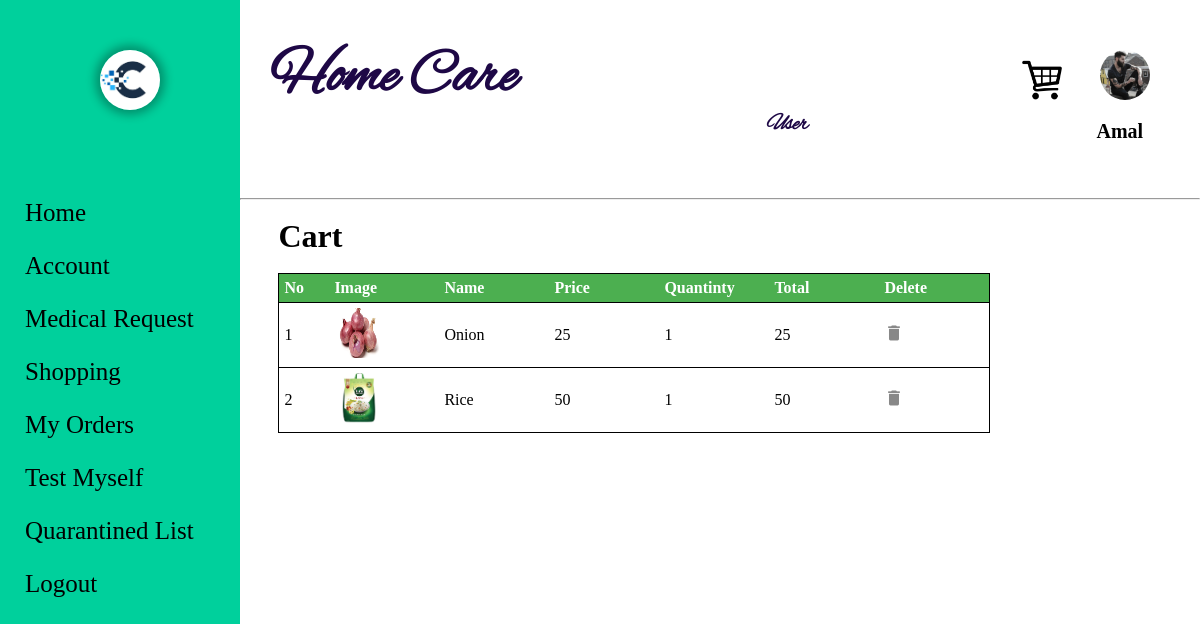
Screenshot of /Cart.php (signed in) with the database file from the repository.
### tables this page shows
CREATE TABLE `dp` (
  `dp_id` int(5) NOT NULL,
  `L_id` int(5) NOT NULL,
  `image` varchar(50) NOT NULL,
  `status` tinyint(1) NOT NULL DEFAULT 1
);

CREATE TABLE `cart` (
  `C_id` int(5) NOT NULL,
  `L_id` int(5) NOT NULL,
  `P_id` int(5) NOT NULL,
  `quantity` int(5) NOT NULL
);

CREATE TABLE `product` (
  `P_id` int(5) NOT NULL,
  `name` varchar(20) NOT NULL,
  `price` int(5) NOT NULL,
  `quantity` int(5) NOT NULL,
  `category` varchar(20) NOT NULL,
  `image` varchar(50) NOT NULL,
  `status` tinyint(1) NOT NULL DEFAULT 1
);

### Cart.php (the view, shortened to what this page needs)
<!DOCTYPE html>
<html lang="en">
<head>
	<link rel="stylesheet" type="text/css" href="css\registration.css" />
</head>
<body>
	<?php require("Leftbar.php"); ?>
	<div class="right_cont" style="{background-color: rgb(232, 232, 232);}">
		<?php require("Topbar.php"); ?>
		<br><h1 style="margin-left:4%;">Cart</h1><br>
		<table class="cart" cellpadding="5" cellspacing="10">
			<tbody>
			<tr>
				<th style="text-align:left;" width="40px">No</th>
				<th style="text-align:left;" width="100px">Image</th>
				<th style="text-align:left;" width="100px">Name</th>
				<th style="text-align:left;" width="100px">Price</th>
				<th style="text-align:left;" width="100px">Quantinty</th>
				<th style="text-align:left;" width="100px">Total</th>
				<th style="text-align:left;" width="100px">Delete</th>
			</tr>
			<?php
				$counter = 0;
				$tmpid=$_SESSION['id'];
				$con=mysqli_connect("localhost","root","","care_app")or die("couldn't connect");
				$query="select * from cart where L_id = $tmpid";
				$result =mysqli_query($con,$query);
				while($row=mysqli_fetch_array($result))
				{
					$id=$row['P_id'];
					$cid=$row['C_id'];
					$quer="select * from product where P_id=$id";
					$resl =mysqli_query($con,$quer);
					$ro=mysqli_fetch_array($resl);
						$image = $ro['image'];
						$image_src = "uploads/".$image;
						?>
					<tr>
						<td><?php echo ++$counter ?></td>
						<td><img src='<?php echo $image_src;  ?>' width="50" height="50" ></td>
						<td><?php echo $ro['name'] ?></td>
						<td><?php echo $ro['price'] ?></td>
						<td><?php echo $row['quantity'] ?></td>
						<?php
							$total=$row['quantity']*$ro['price'];
						?>
						<td><?php echo $total ?></td>
						<td><a href="php/delete.php?dd=<?php echo $cid ?>"><img src="images\icon-delete.png" /></a></td>
					</tr>
					<?php
				}
			?>
	</div>
</body>
</html>

### Topbar.php (shortened to what this page needs)
<!DOCTYPE html>
<html lang="en">
<head>
     <link rel="stylesheet" href="css/home.css">
</head>
<body>
    <div class="nav">
            <h1>Home Care</h1>
            <?php
            if(isset($_SESSION['id']))
            {
                if($row['user_type']=='user')
                {    ?>
                    <h2>User</h2>
                    <?php
                }if($row['user_type']=='admin')
                {    ?>
                    <h2>Admin</h2>
                    <?php
                }if($row['user_type']=='mstaff')
                {    ?>
                    <h2>Medical Staff </h2>
                    <?php
                }if($row['user_type']=='pnchOfficr')
                {    ?>
                    <h2>Punchayat Officer</h2>
                    <?php
                }if($row['user_type']=='volunteer')
                {    ?>
                    <h2>Volunteer</h2>
                    <?php
                }
            }?>
        <div class="logo">
            <?php
            if(isset($_SESSION['id']))
            {
                $con = mysqli_connect("localhost","root","","care_app")or die("failed");
                $tmpid=$_SESSION['id'];
                if($row['user_type']=='user')
                {    ?>
                    <a href="Cart.php"><img class="carticon" src="images/cart.png" width="40" height="40"></a>
                    <?php
                }
                $sql="select image from dp where L_id=$tmpid ";
                $result=mysqli_query($con,$sql) or die($sql);
                if(mysqli_num_rows($result)>0)
                {
                    $row = mysqli_fetch_array($result);
                    $image = $row['image'];
                    $image_src = "uploads/".$image;
                    ?>
                    <a href="ViewProfile.php"><img class="usericon" src="<?php echo $image_src;  ?>" ></a>
                <?php
                }
                else
                {
                ?>
                    <a href="ViewProfile.php"><img class="usericon" src="images/uicon.png" ></a>
                <?php
                }
            }
            else
            {
            ?>
                <a href="Login.php"><img class="usericon" src="images/uicon.png" ></a>
            <?php
            }
        ?>
            <h3>
            <?php
                if(isset($_SESSION['id']))
                {
                    $con = mysqli_connect("localhost","root","","care_app")or die("failed");
                    $tmpid=$_SESSION['id'];
                        $sql="select name as name from admin where L_id=$tmpid
                        union select name from user where L_id=$tmpid
                        union select name from medical_staff where L_id=$tmpid
                        union select name from punchayat_officer where L_id=$tmpid
                        union select name from volunteer where L_id=$tmpid";
                        $result=mysqli_query($con,$sql) or die($sql);
                        if(mysqli_num_rows($result)>0)
                        {
                            while($row=mysqli_fetch_array($result))
                            {
                                $name=$row['name'];
                                echo $name;
                            }
                        }
                }
            ?></h3>
        </div>
    </div>
    <hr>
</body>
</html>

### css/registration.css (style rules this page uses)
body { background-color:whitesmoke; background-attachment:fixed; margin: 0px; }
h1 { margin-top: 0%; }

### css/home.css (style rules this page uses)
* { margin:0; padding:0; transition: .5s ease-out; }
table { border-collapse: collapse; border: 1px solid black; height: 10px !important; overflow: scroll; }
th { background-color: #4CAF50; color: white; }
th, td { padding: 5px; text-align: left; }
tr { border: 1px solid black; }
h2 { font-size: 22px; }
.right_cont { width:80%; height:100vh; float:left; background-color: white; }
.nav { position: relative; top:0px; background-color: white; width: 100%; height:24.8%; }
.nav h1 { font-family:hel; float:left; margin-top:40px; margin-left: 30px; font-size: 60px; color: rgb(30, 8, 70); }
.nav h2 { font-family:hel; float:left; margin-top:110px; margin-left: 250px; font-size: 23px; color: rgb(30, 8, 70); }
.logo { position: relative; height: 100%; width:30%; float:right; }
.usericon { float:right; margin-top:50px; margin-right:50px; width:50px; height:50px; border-radius: 50%; transition: 0.10s ease-out; }
.carticon { float:left; margin-left:110px; margin-top:60px; width:40px; height:40px; transition: 0.10s ease-out; }
.logo h3 { float:right; font-size: 20px; margin-top:120px; margin-right: -15%; }

### Cart.php (style rules this page uses)
table { margin-left:4%; }

### Leftbar.php (style rules this page uses)
a { text-decoration:none; color:black; }

### rows the page displays
dp: image (picture)
cart: P.image (picture), P.name "Onion", P.price "25", quantity "1", quantity.price "25"
cart: P.image (picture), P.name "Rice", P.price "50", quantity "1", quantity.price "50"

### other values shown
$name "Amal"
